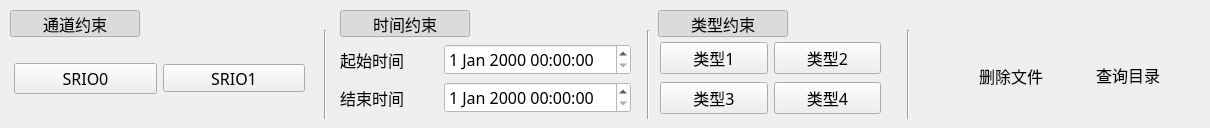
      <widget class="QWidget" name="tabWidget_mainPage2">
       <attribute name="title">
        <string>筛选</string>
       </attribute>
       <widget class="QPushButton" name="chkChnSelSelect">
        <property name="geometry">
         <rect>
          <x>10</x>
          <y>10</y>
          <width>130</width>
          <height>27</height>
         </rect>
        </property>
        <property name="minimumSize">
         <size>
          <width>130</width>
          <height>26</height>
         </size>
        </property>
        <property name="maximumSize">
         <size>
          <width>130</width>
          <height>16777215</height>
         </size>
        </property>
        <property name="font">
         <font>
          <family>宋体</family>
          <pointsize>12</pointsize>
         </font>
        </property>
        <property name="text">
         <string>通道约束</string>
        </property>
        <property name="icon">
         <iconset resource="icon.qrc">
          <normaloff>:/png/png/cross-128.png</normaloff>
          <normalon>:/png/png/checkmark-128.png</normalon>:/png/png/cross-128.png</iconset>
        </property>
        <property name="iconSize">
         <size>
          <width>24</width>
          <height>24</height>
         </size>
        </property>
        <property name="checkable">
         <bool>true</bool>
        </property>
        <property name="checked">
         <bool>true</bool>
        </property>
        <property name="flat">
         <bool>false</bool>
        </property>
       </widget>
       <widget class="QPushButton" name="chkTimeSelSelect">
        <property name="geometry">
         <rect>
          <x>340</x>
          <y>10</y>
          <width>130</width>
          <height>27</height>
         </rect>
        </property>
        <property name="minimumSize">
         <size>
          <width>130</width>
          <height>26</height>
         </size>
        </property>
        <property name="maximumSize">
         <size>
          <width>130</width>
          <height>16777215</height>
         </size>
        </property>
        <property name="font">
         <font>
          <family>宋体</family>
          <pointsize>12</pointsize>
         </font>
        </property>
        <property name="text">
         <string>时间约束</string>
        </property>
        <property name="icon">
         <iconset resource="icon.qrc">
          <normaloff>:/png/png/cross-128.png</normaloff>
          <normalon>:/png/png/checkmark-128.png</normalon>:/png/png/cross-128.png</iconset>
        </property>
        <property name="iconSize">
         <size>
          <width>24</width>
          <height>24</height>
         </size>
        </property>
        <property name="checkable">
         <bool>true</bool>
        </property>
        <property name="checked">
         <bool>true</bool>
        </property>
        <property name="flat">
         <bool>false</bool>
        </property>
       </widget>
       <widget class="QWidget" name="layoutWidget">
        <property name="geometry">
         <rect>
          <x>14</x>
          <y>43</y>
          <width>291</width>
          <height>71</height>
         </rect>
        </property>
        <layout class="QHBoxLayout" name="horizontalLayout_6">
         <item>
          <widget class="QPushButton" name="chkSelect_A">
           <property name="minimumSize">
            <size>
             <width>60</width>
             <height>28</height>
            </size>
           </property>
           <property name="font">
            <font>
             <family>宋体</family>
             <pointsize>12</pointsize>
            </font>
           </property>
           <property name="text">
            <string>SRIO0</string>
           </property>
           <property name="icon">
            <iconset resource="icon.qrc">
             <normaloff>:/png/png/cross-128.png</normaloff>
             <normalon>:/png/png/checkmark-128.png</normalon>:/png/png/cross-128.png</iconset>
           </property>
           <property name="iconSize">
            <size>
             <width>24</width>
             <height>24</height>
            </size>
           </property>
           <property name="checkable">
            <bool>true</bool>
           </property>
           <property name="flat">
            <bool>false</bool>
           </property>
          </widget>
         </item>
         <item>
          <widget class="QPushButton" name="chkSelect_B">
           <property name="minimumSize">
            <size>
             <width>60</width>
             <height>28</height>
            </size>
           </property>
           <property name="maximumSize">
            <size>
             <width>16777215</width>
             <height>28</height>
            </size>
           </property>
           <property name="font">
            <font>
             <family>宋体</family>
             <pointsize>12</pointsize>
            </font>
           </property>
           <property name="text">
            <string>SRIO1</string>
           </property>
           <property name="icon">
            <iconset resource="icon.qrc">
             <normaloff>:/png/png/cross-128.png</normaloff>
             <normalon>:/png/png/checkmark-128.png</normalon>:/png/png/cross-128.png</iconset>
           </property>
           <property name="iconSize">
            <size>
             <width>24</width>
             <height>24</height>
            </size>
           </property>
           <property name="checkable">
            <bool>true</bool>
           </property>
           <property name="flat">
            <bool>false</bool>
           </property>
          </widget>
         </item>
        </layout>
       </widget>
       <widget class="QWidget" name="layoutWidget">
        <property name="geometry">
         <rect>
          <x>340</x>
          <y>43</y>
          <width>291</width>
          <height>72</height>
         </rect>
        </property>
        <layout class="QVBoxLayout" name="verticalLayout_2">
         <item>
          <layout class="QHBoxLayout" name="horizontalLayout_9">
           <item>
            <widget class="QLabel" name="label_71">
             <property name="font">
              <font>
               <family>宋体</family>
               <pointsize>12</pointsize>
              </font>
             </property>
             <property name="text">
              <string>起始时间</string>
             </property>
            </widget>
           </item>
           <item>
            <widget class="QDateTimeEdit" name="dateTimeEditSelBegSelect">
             <property name="minimumSize">
              <size>
               <width>0</width>
               <height>30</height>
              </size>
             </property>
             <property name="font">
              <font>
               <family>宋体</family>
               <pointsize>12</pointsize>
              </font>
             </property>
             <property name="styleSheet">
              <string notr="true">background-color: rgb(255, 255, 255);</string>
             </property>
             <property name="maximumDateTime">
              <datetime>
               <hour>23</hour>
               <minute>59</minute>
               <second>59</second>
               <year>2199</year>
               <month>12</month>
               <day>31</day>
              </datetime>
             </property>
             <property name="minimumDateTime">
              <datetime>
               <hour>0</hour>
               <minute>0</minute>
               <second>0</second>
               <year>1952</year>
               <month>9</month>
               <day>14</day>
              </datetime>
             </property>
             <property name="calendarPopup">
              <bool>false</bool>
             </property>
            </widget>
           </item>
          </layout>
         </item>
         <item>
          <layout class="QHBoxLayout" name="horizontalLayout_10">
           <item>
            <widget class="QLabel" name="label_72">
             <property name="font">
              <font>
               <family>宋体</family>
               <pointsize>12</pointsize>
              </font>
             </property>
             <property name="text">
              <string>结束时间</string>
             </property>
            </widget>
           </item>
           <item>
            <widget class="QDateTimeEdit" name="dateTimeEditSelEndSelect">
             <property name="minimumSize">
              <size>
               <width>0</width>
               <height>30</height>
              </size>
             </property>
             <property name="font">
              <font>
               <family>宋体</family>
               <pointsize>12</pointsize>
              </font>
             </property>
             <property name="styleSheet">
              <string notr="true">background-color: rgb(255, 255, 255);</string>
             </property>
             <property name="maximumDateTime">
              <datetime>
               <hour>23</hour>
               <minute>59</minute>
               <second>59</second>
               <year>2199</year>
               <month>12</month>
               <day>31</day>
              </datetime>
             </property>
             <property name="minimumDateTime">
              <datetime>
               <hour>0</hour>
               <minute>0</minute>
               <second>0</second>
               <year>1952</year>
               <month>9</month>
               <day>14</day>
              </datetime>
             </property>
             <property name="calendarPopup">
              <bool>false</bool>
             </property>
            </widget>
           </item>
          </layout>
         </item>
        </layout>
       </widget>
       <widget class="QWidget" name="layoutWidget">
        <property name="geometry">
         <rect>
          <x>940</x>
          <y>35</y>
          <width>261</width>
          <height>81</height>
         </rect>
        </property>
        <layout class="QHBoxLayout" name="horizontalLayout_12">
         <item>
          <widget class="QToolButton" name="toolDelFile">
           <property name="sizePolicy">
            <sizepolicy hsizetype="Fixed" vsizetype="Fixed">
             <horstretch>0</horstretch>
             <verstretch>0</verstretch>
            </sizepolicy>
           </property>
           <property name="font">
            <font>
             <family>宋体</family>
             <pointsize>12</pointsize>
            </font>
           </property>
           <property name="cursor">
            <cursorShape>PointingHandCursor</cursorShape>
           </property>
           <property name="layoutDirection">
            <enum>Qt::LeftToRight</enum>
           </property>
           <property name="styleSheet">
            <string notr="true">color: rgb(0, 0, 0);</string>
           </property>
           <property name="text">
            <string extracomment="通过用户名和密码登录">删除文件</string>
           </property>
           <property name="icon">
            <iconset>
             <normalon>:/png/png/Trash Empty.png</normalon>
            </iconset>
           </property>
           <property name="iconSize">
            <size>
             <width>40</width>
             <height>40</height>
            </size>
           </property>
           <property name="autoRepeat">
            <bool>false</bool>
           </property>
           <property name="toolButtonStyle">
            <enum>Qt::ToolButtonTextUnderIcon</enum>
           </property>
           <property name="autoRaise">
            <bool>true</bool>
           </property>
          </widget>
         </item>
         <item>
          <widget class="QToolButton" name="PbInqDir">
           <property name="minimumSize">
            <size>
             <width>64</width>
             <height>64</height>
            </size>
           </property>
           <property name="font">
            <font>
             <family>宋体</family>
             <pointsize>12</pointsize>
            </font>
           </property>
           <property name="cursor">
            <cursorShape>PointingHandCursor</cursorShape>
           </property>
           <property name="styleSheet">
            <string notr="true">color: rgb(0, 0, 0);</string>
           </property>
           <property name="text">
            <string>查询目录</string>
           </property>
           <property name="icon">
            <iconset resource="icon.qrc">
             <normaloff>:/png/png/opened_folder-128.png</normaloff>:/png/png/opened_folder-128.png</iconset>
           </property>
           <property name="iconSize">
            <size>
             <width>40</width>
             <height>40</height>
            </size>
           </property>
           <property name="toolButtonStyle">
            <enum>Qt::ToolButtonTextUnderIcon</enum>
           </property>
           <property name="autoRaise">
            <bool>true</bool>
           </property>
          </widget>
         </item>
        </layout>
       </widget>
       <widget class="QPushButton" name="chkTypeSelSelect">
        <property name="geometry">
         <rect>
          <x>658</x>
          <y>10</y>
          <width>130</width>
          <height>27</height>
         </rect>
        </property>
        <property name="minimumSize">
         <size>
          <width>130</width>
          <height>26</height>
         </size>
        </property>
        <property name="maximumSize">
         <size>
          <width>130</width>
          <height>16777215</height>
         </size>
        </property>
        <property name="font">
         <font>
          <family>宋体</family>
          <pointsize>12</pointsize>
         </font>
        </property>
        <property name="text">
         <string>类型约束</string>
        </property>
        <property name="icon">
         <iconset resource="icon.qrc">
          <normaloff>:/png/png/cross-128.png</normaloff>
          <normalon>:/png/png/checkmark-128.png</normalon>:/png/png/cross-128.png</iconset>
        </property>
        <property name="iconSize">
         <size>
          <width>24</width>
          <height>24</height>
         </size>
        </property>
        <property name="checkable">
         <bool>true</bool>
        </property>
        <property name="checked">
         <bool>true</bool>
        </property>
        <property name="flat">
         <bool>false</bool>
        </property>
       </widget>
       <widget class="Line" name="line_10">
        <property name="geometry">
         <rect>
          <x>317</x>
          <y>30</y>
          <width>16</width>
          <height>89</height>
         </rect>
        </property>
        <property name="orientation">
         <enum>Qt::Vertical</enum>
        </property>
       </widget>
       <widget class="Line" name="line_11">
        <property name="geometry">
         <rect>
          <x>640</x>
          <y>30</y>
          <width>16</width>
          <height>89</height>
         </rect>
        </property>
        <property name="orientation">
         <enum>Qt::Vertical</enum>
        </property>
       </widget>
       <widget class="Line" name="line_12">
        <property name="geometry">
         <rect>
          <x>900</x>
          <y>30</y>
          <width>16</width>
          <height>89</height>
         </rect>
        </property>
        <property name="orientation">
         <enum>Qt::Vertical</enum>
        </property>
       </widget>
       <widget class="QWidget" name="layoutWidget">
        <property name="geometry">
         <rect>
          <x>660</x>
          <y>40</y>
          <width>221</width>
          <height>76</height>
         </rect>
        </property>
        <layout class="QVBoxLayout" name="verticalLayout_8">
         <item>
          <layout class="QHBoxLayout" name="horizontalLayout_16">
           <item>
            <widget class="QPushButton" name="chkTypeSelect1">
             <property name="minimumSize">
              <size>
               <width>75</width>
               <height>30</height>
              </size>
             </property>
             <property name="font">
              <font>
               <family>宋体</family>
               <pointsize>12</pointsize>
              </font>
             </property>
             <property name="text">
              <string>类型1</string>
             </property>
             <property name="icon">
              <iconset resource="icon.qrc">
               <normaloff>:/png/png/cross-128.png</normaloff>
               <normalon>:/png/png/checkmark-128.png</normalon>:/png/png/cross-128.png</iconset>
             </property>
             <property name="iconSize">
              <size>
               <width>24</width>
               <height>24</height>
              </size>
             </property>
             <property name="checkable">
              <bool>true</bool>
             </property>
             <property name="checked">
              <bool>false</bool>
             </property>
             <property name="flat">
              <bool>false</bool>
             </property>
            </widget>
           </item>
           <item>
            <widget class="QPushButton" name="chkTypeSelect2">
             <property name="enabled">
              <bool>true</bool>
             </property>
             <property name="minimumSize">
              <size>
               <width>75</width>
               <height>30</height>
              </size>
             </property>
             <property name="font">
              <font>
               <family>宋体</family>
               <pointsize>12</pointsize>
              </font>
             </property>
             <property name="text">
              <string>类型2</string>
             </property>
             <property name="icon">
              <iconset resource="icon.qrc">
               <normaloff>:/png/png/cross-128.png</normaloff>
               <normalon>:/png/png/checkmark-128.png</normalon>:/png/png/cross-128.png</iconset>
             </property>
             <property name="iconSize">
              <size>
               <width>24</width>
               <height>24</height>
              </size>
             </property>
             <property name="checkable">
              <bool>true</bool>
             </property>
             <property name="checked">
              <bool>false</bool>
             </property>
             <property name="flat">
              <bool>false</bool>
             </property>
            </widget>
           </item>
          </layout>
         </item>
         <item>
          <layout class="QHBoxLayout" name="horizontalLayout_17">
           <item>
            <widget class="QPushButton" name="chkTypeSelect3">
             <property name="minimumSize">
              <size>
               <width>75</width>
               <height>30</height>
              </size>
             </property>
             <property name="font">
              <font>
               <family>宋体</family>
               <pointsize>12</pointsize>
              </font>
             </property>
             <property name="text">
              <string>类型3</string>
             </property>
             <property name="icon">
              <iconset resource="icon.qrc">
               <normaloff>:/png/png/cross-128.png</normaloff>
               <normalon>:/png/png/checkmark-128.png</normalon>:/png/png/cross-128.png</iconset>
             </property>
             <property name="iconSize">
              <size>
               <width>24</width>
               <height>24</height>
              </size>
             </property>
             <property name="checkable">
              <bool>true</bool>
             </property>
             <property name="checked">
              <bool>false</bool>
             </property>
             <property name="flat">
              <bool>false</bool>
             </property>
            </widget>
           </item>
           <item>
            <widget class="QPushButton" name="chkTypeSelect4">
             <property name="minimumSize">
              <size>
               <width>75</width>
               <height>30</height>
              </size>
             </property>
             <property name="font">
              <font>
               <family>宋体</family>
               <pointsize>12</pointsize>
              </font>
             </property>
             <property name="text">
              <string>类型4</string>
             </property>
             <property name="icon">
              <iconset resource="icon.qrc">
               <normaloff>:/png/png/cross-128.png</normaloff>
               <normalon>:/png/png/checkmark-128.png</normalon>:/png/png/cross-128.png</iconset>
             </property>
             <property name="iconSize">
              <size>
               <width>24</width>
               <height>24</height>
              </size>
             </property>
             <property name="checkable">
              <bool>true</bool>
             </property>
             <property name="checked">
              <bool>false</bool>
             </property>
             <property name="flat">
              <bool>false</bool>
             </property>
            </widget>
           </item>
          </layout>
         </item>
        </layout>
       </widget>
      </widget>
